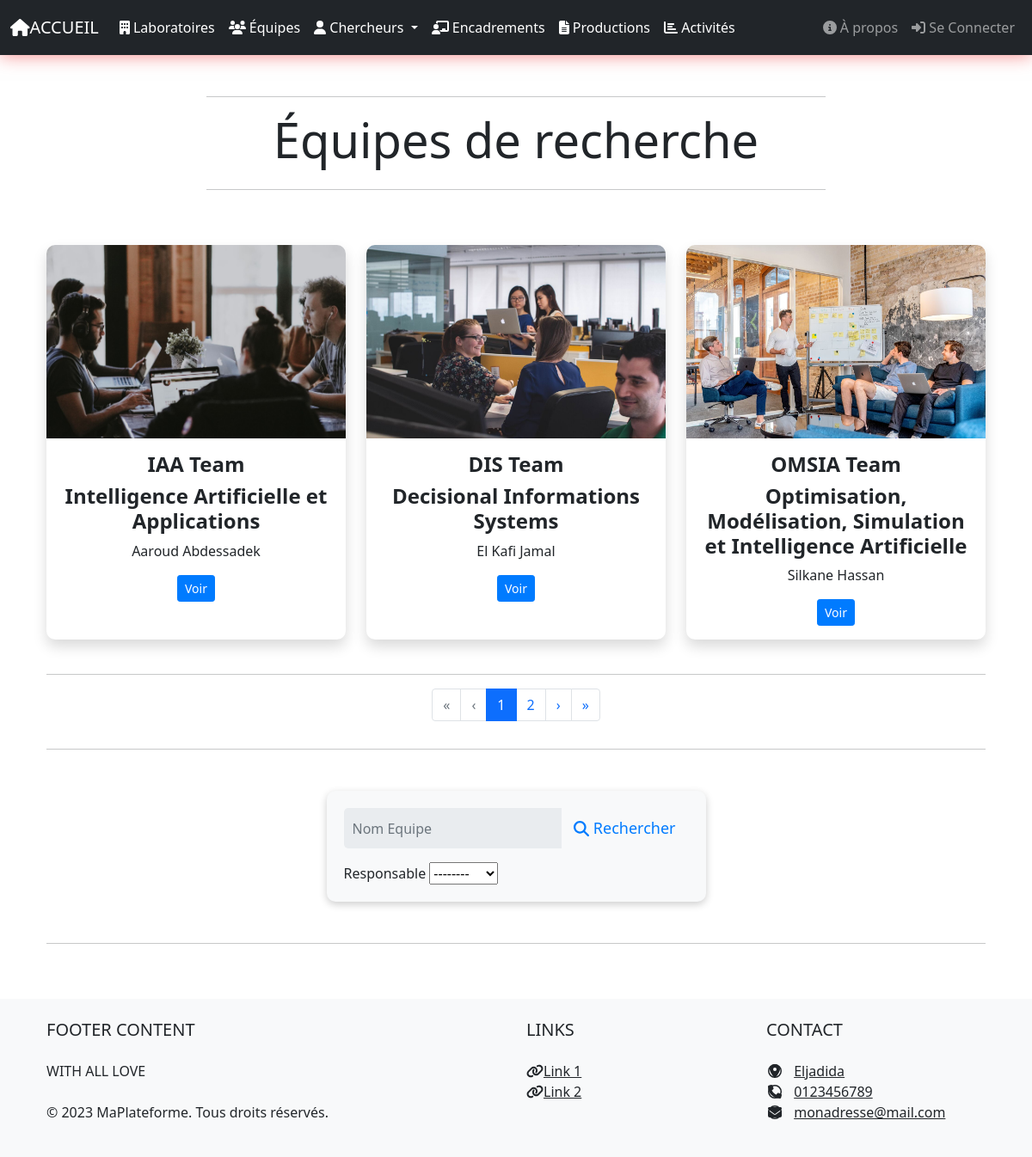
/equipes/, run on the app's committed database.
### structure/models.py (models this page shows)
class Equipe(models.Model):
    aka = models.CharField(max_length=50)
    intitule = models.CharField(max_length=200)
    respo = models.ForeignKey('Chercheur', on_delete=models.SET_NULL, null=True, blank=True, related_name='respo', limit_choices_to={'grade__in': ['PES', 'PH', 'PA']})
    labo = models.ForeignKey(Laboratoire, on_delete=models.SET_NULL, null=True, blank=True, related_name='laboratoire_equipe')
    photo = models.ImageField(upload_to='equipe_photos/', default='equipe_photos/equipe.jpg', blank=True, null=True)
    fichier = models.FileField(upload_to='equipe_files/', default='equipe_files/test_pdf.pdf', blank=True, null=True)
    information = models.TextField(null=True, blank=True)
    def __str__(self):
        return self.aka

class Chercheur(models.Model):
    GRADE_CHOICES = [
        ('PES', 'PES'),
        ('PH', 'PH'),
        ('PA', 'PA'),
        ('Docteur', 'Docteur'),
    ]
    nom = models.CharField(max_length=50)
    prenom = models.CharField(max_length=50)
    grade = models.CharField(max_length=10, choices=GRADE_CHOICES, null=True, blank=True)
    email = models.EmailField(null=True, blank=True)
    equipe = models.ForeignKey(Equipe, on_delete=models.SET_NULL, null=True, blank=True, related_name='equipe_chercheur')
    photo = models.ImageField(upload_to='chercheur_photos/', default='chercheur_photos/chercheur.png', blank=True, null=True)
    fichier = models.FileField(upload_to='chercheur_files/', default='chercheur_files/test_pdf.pdf', blank=True, null=True)
    information = models.TextField(null=True, blank=True)
    annee_inscription = models.IntegerField(null=True, blank=True)
    date_soutenance = models.DateField(null=True, blank=True)
    these = models.CharField(max_length=300, blank=True, null=True)
    encadrant = models.ForeignKey('self', on_delete=models.SET_NULL,null=True,blank=True,related_name='encadrant_doctorant',limit_choices_to={'grade__in': ['PES', 'PH']})
    co_encadrant = models.ForeignKey('self', on_delete=models.SET_NULL, null=True, blank=True, related_name='co_encadrant_doctorant', limit_choices_to={'grade__in': ['PES', 'PH', 'PA']})
    def __str__(self):
        return f"{self.nom} {self.prenom}"

### structure/views.py (the view)
# urls.py: path('equipes/', views.equipe_liste, name='equipe_liste'),
def equipe_liste(request):
    equipes = Equipe.objects.all()
    recherche = request.GET.get('recherche')
    if recherche:
        equipes = equipes.filter(Q(intitule__icontains=recherche) | Q(aka__icontains=recherche))
    respo_ids = request.GET.getlist('respo')
    if respo_ids:
        if '' in respo_ids:
            pass
        else:
            equipes = equipes.filter(respo_id__in=respo_ids)
    form = EquipeFiltreForm(request.GET)
    paginator = Paginator(equipes, 3) # 10 éléments par page
    page = request.GET.get('page')
    equipes = paginator.get_page(page)
    context = {
        'equipes': equipes,
        'form': form,
    }
    return render(request, 'equipe_liste.html', context)

### structure/forms.py
class EquipeFiltreForm(forms.Form):
    recherche = forms.CharField(required=False)
    respo = forms.ChoiceField(choices=[], required=False)
    def __init__(self, *args, **kwargs):
        super().__init__(*args, **kwargs)
        responsables = set()
        for equipe in Equipe.objects.all():
            if equipe.respo:
                responsables.add((equipe.respo.id, equipe.respo.nom))
        self.fields['respo'].choices = [('', '--------')] + sorted(responsables, key=lambda x: x[1])

### structure/templates/equipe_liste.html (shortened to what this page needs)
{% extends 'base.html' %}
{% load static %}
{% block content %}
<section class="py-5">
  <main class="container">
    <div class="row justify-content-center mb-5">
      <div class="col-md-8 text-center">
        <hr>
        <h1 class="display-4 font-weight-bold text mb-4">Équipes de recherche</h1>
        <hr>
      </div>
    </div>
    <div class="row">
      {% for equipe in equipes %}
        <div class="col-lg-4 col-md-6 mb-4">
          <div class="card h-100 shadow">
            <img class="card-img-top" src="{{ equipe.photo.url }}" alt="{{ equipe }}" width="100%" height="225">
            <div class="card-body">
              <h4 class="card-title text-center">{{ equipe }}</h4>
              <h6 class="card-title text-center">{{ equipe.intitule }}</h6>
              <p class="card-text text-center">{{ equipe.respo }}</p>
              <div class="text-center">
                <a href="{% url 'equipe_detail' equipe.id %}" class="btn btn-primary btn-sm mr-2">Voir</a>
              </div>
            </div>
          </div>
        </div>
      {% empty %}
        <div class="col">
          <p class="lead">Aucune équipe trouvée.</p>
        </div>
      {% endfor %}
    </div>
    <hr>
    <div class="row justify-content-center">
      <div class="col-md-6">
        <nav aria-label="Page navigation">
          <ul class="pagination justify-content-center">
            {% if equipes.has_previous %}
              <li class="page-item"><a class="page-link" href="?page=1">&laquo;</a></li>
              <li class="page-item"><a class="page-link" href="?page={{ equipes.previous_page_number }}">&lsaquo;</a></li>
            {% else %}
              <li class="page-item disabled"><a class="page-link" href="#">&laquo;</a></li>
              <li class="page-item disabled"><a class="page-link" href="#">&lsaquo;</a></li>
            {% endif %}
            {% for i in equipes.paginator.page_range %}
              {% if equipes.number == i %}
                <li class="page-item active"><a class="page-link" href="#">{{ i }}</a></li>
              {% else %}
                <li class="page-item"><a class="page-link" href="?page={{ i }}">{{ i }}</a></li>
              {% endif %}
            {% endfor %}
            {% if equipes.has_next %}
              <li class="page-item"><a class="page-link" href="?page={{ equipes.next_page_number }}">&rsaquo;</a></li>
              <li class="page-item"><a class="page-link" href="?page={{ equipes.paginator.num_pages }}">&raquo;</a></li>
            {% else %}
              <li class="page-item disabled"><a class="page-link" href="#">&rsaquo;</a></li>
              <li class="page-item disabled"><a class="page-link" href="#">&raquo;</a></li>
            {% endif %}
          </ul>
        </nav>
      </div>
    </div>
    <hr>
    <div class="row justify-content-center">
        <div class="col-md-5">
          <form action="{% url 'equipe_liste' %}" method="get" class="custom-form">
            <div class="input-group">
                <input type="text" class="form-control" name="recherche" placeholder="Nom Equipe" value="{{ request.GET.recherche }}">
                <div class="input-group-append">
                  <button class="btn btn-custom" type="submit"><i class="fas fa-search"></i> Rechercher</button>
                </div>
              </div>
            <div class="form-group mt-3">
              Responsable {{ form.respo }}
            </div>
          </form>
        </div>
      </div>
      <hr>
    </main>
</section>
  {% endblock %}

### structure/templates/base.html (shortened to what this page needs)
{% load static %}
<!doctype html>
<html lang="en">
  <head>
    <link rel="stylesheet" href="{% static 'fontawesome/css/all.css' %}">
    <link rel="stylesheet" href="{% static 'css/style.css' %}">
    <link rel="stylesheet" href="{% static 'bootstrap/css/bootstrap.min.css' %}">
  </head>
  <body>
    {% include 'navbar.html' %}
    <div class="container mt-5">
        {% block content %}
        {% endblock %}
    </div>
    {% include 'footer.html' %}
  </body>
</html>

### structure/templates/navbar.html (shortened to what this page needs)
<nav class="navbar navbar-expand-lg navbar-dark bg-dark fixed-top box">
  <div class="container-fluid">
    <a class="navbar-brand" href="{% url 'home' %}">
      <i class="fas fa-house" ></i>ACCUEIL</a>
    <div class="collapse navbar-collapse" id="navbarSupportedContent">
      <ul class="navbar-nav me-auto mb-2 mb-lg-0">
        <li class="nav-item">
          <a class="nav-link active" href="{% url 'laboratoire_liste' %}">
            <i class="fas fa-building "></i> Laboratoires
          </a>
        </li>
        <li class="nav-item">
          <a class="nav-link active" href="{% url 'equipe_liste' %}">
            <i class="fas fa-users"></i> Équipes
          </a>
        </li>
        <li class="nav-item dropdown">
          <a class="nav-link dropdown-toggle active" href="#" id="navbarDropdown" role="button" data-bs-toggle="dropdown" aria-expanded="false">
            <i class="fas fa-user"></i> Chercheurs
          </a>
        </li>
        <li class="nav-item">
          <a class="nav-link active" href="{% url 'encadrement_liste' %}">
            <i class="fas fa-chalkboard-teacher"></i> Encadrements
          </a>
        </li>
        <li class="nav-item">
          <a class="nav-link active" href="{% url 'production_liste' %}">
            <i class="fa fa-file-alt"></i> Productions
          </a>
        </li>
        <li class="nav-item">
          <a class="nav-link active" href="{% url 'activite_liste' %}">
            <i class="fas fa-chart-bar"></i> Activités
          </a>
        </li>
      </ul>
      <ul class="navbar-nav mb-2 mb-lg-0">
        <li class="nav-item">
          <a class="nav-link" href="{% url 'about' %}">
            <i class="fas fa-info-circle"></i> À propos
          </a>
        </li>
        <li class="nav-item">
          <a class="nav-link" href="{% url 'administration' %}">
            <i class="fa fa-sign-in-alt"></i> Se Connecter
          </a>
        </li>
      </ul>
    </div>
  </div>
</nav>

### structure/templates/footer.html
<footer class="bg-light text-center text-lg-start">
  <div class="container p-4">
    <div class="row">
      <div class="col-lg-6 col-md-12 mb-4 mb-md-0">
        <h5 class="text-uppercase mb-4">Footer Content</h5>
        <p class="mb-4">
          WITH ALL LOVE
        </p>
        <p>
          © 2023 MaPlateforme. Tous droits réservés.
        </p>
      </div>
      <div class="col-lg-3 col-md-6 mb-4 mb-md-0">
        <h5 class="text-uppercase mb-4">Links</h5>
        <ul class="list-unstyled mb-0">
          <li>
            <a href="https://www.lab-elites.com" class="text-dark"><i class="fa fa-link"></i>Link 1</a>
          </li>
          <li>
            <a href="#!" class="text-dark"><i class="fa fa-link"></i>Link 2</a>
          </li>
        </ul>
      </div>
      <div class="col-lg-3 col-md-6 mb-4 mb-md-0">
        <h5 class="text-uppercase mb-4">Contact</h5>
        <ul class="list-unstyled mb-0">
          <li>
            <span class="fa-layers fa-fw">
              <i class="fas fa-map-marker-alt"></i>
              <i class="far fa-circle"></i>
            </span>
            <a href="https://www.google.com/maps/search/Eljadida" class="text-dark ms-2" target="_blank">Eljadida</a>
          </li>
          <li>
            <span class="fa-layers fa-fw">
              <i class="fas fa-phone"></i>
              <i class="far fa-circle"></i>
            </span>
            <a href="tel:0123456789" class="text-dark ms-2">0123456789</a>
          </li>
          <li>
            <span class="fa-layers fa-fw">
              <i class="fas fa-envelope"></i>
              <i class="far fa-circle"></i>
            </span>
            <a href="mailto:monadresse@mail.com" class="text-dark ms-2">monadresse@mail.com</a>
          </li>
        </ul>
      </div>
    </div>
  </div>
</footer>

### structure/templates/equipe_liste.html (style rules this page uses)
.card { border: none; border-radius: 10px; overflow: hidden; box-shadow: 0px 3px 10px rgba(0, 0, 0, 0.2); transition: transform 0.2s ease-in-out; }
.card-img-top { height: 225px; object-fit: cover; object-position: center; }
.card-title { font-size: 1.5rem; font-weight: bold; margin-bottom: 0.5rem; }
.card-text { font-size: 1rem; margin-bottom: 1rem; }
.btn-primary { background-color: #007bff; border-color: #007bff; transition: background-color 0.2s ease-in-out; }
.custom-form { background-color: #f8f9fa; border: none; border-radius: 10px; box-shadow: 0px 3px 10px rgba(0, 0, 0, 0.2); padding: 20px; margin-top: 2rem; margin-bottom: 2rem; }
.custom-form input[type="text"] { border: none; border-radius: 5px; padding: 10px; font-size: 16px; color: #495057; background-color: #e9ecef; transition: background-color 0.2s ease-in-out; }
.custom-form button[type="submit"] { border: none; background-color: transparent; color: #007bff; font-size: 18px; transition: color 0.2s ease-in-out; }
.btn-custom { background-color: #007bff; border-color: #007bff; border-radius: 5px; padding: 10px 15px; transition: background-color 0.2s ease-in-out; }

### structure/templates/navbar.html (style rules this page uses)
.box { padding: 12px 0; box-shadow: 0 0 20px rgba(235, 14, 14, 0.5); animation: color-change 60s infinite; }

### data on the page
Equipe: photo (picture), aka "IAA Team", intitule "Intelligence Artificielle et Applications", respo "Aaroud Abdessadek"
Equipe: photo (picture), aka "DIS Team", intitule "Decisional Informations Systems", respo "El Kafi Jamal"
Equipe: photo (picture), aka "OMSIA Team", intitule "Optimisation, Modélisation, Simulation et Intelligence Artificielle", respo "Silkane Hassan"

### other printed values
{{ i }} "1"
{{ i }} "2"
